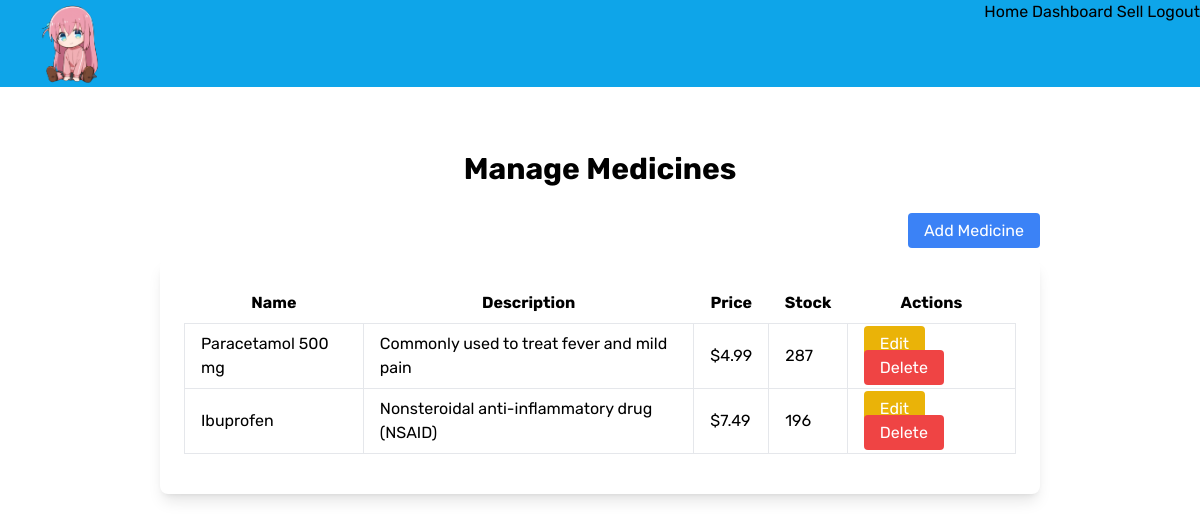
Page /pharmacist/manage_medicines/ (signed in) on the earlier database version.
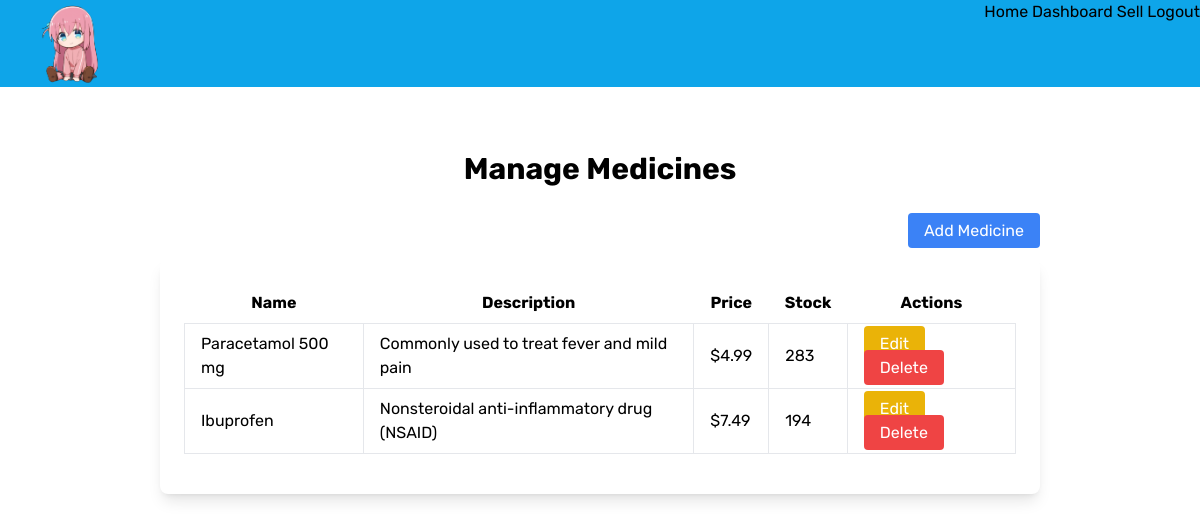
Same page on the later database version.
### healthPrediction/models.py (models this page shows, shortened)
class Medicine(models.Model):
    pharmacist = models.ForeignKey(User, on_delete=models.CASCADE, limit_choices_to={'role': 'PHARMACIST'})
    name = models.CharField(max_length=100)
    description = models.TextField()
    price = models.DecimalField(max_digits=10, decimal_places=2)
    stock = models.IntegerField()
    image = models.ImageField(upload_to='medicine_images/', null=True, blank=True)

### healthPrediction/views.py (the view)
# urls.py: path('pharmacist/manage_medicines/', views.manage_medicines, name='manage_medicines'),
@login_required
def manage_medicines(request):
    medicines = Medicine.objects.filter(pharmacist=request.user)
    print(Medicine)
    return render(request, PHARMACIST_DIR + 'manage_medicines.html', {'medicines': medicines})

### healthPrediction/templates/pharmacist/manage_medicines.html (shortened to what this page needs)
{% extends './layout.html' %}
{% block body %}
<h1 class="text-3xl font-bold mb-8 text-center">Manage Medicines</h1>
<div class="text-right mb-4">
    <a href="{% url 'add_medicine' %}" class="bg-blue-500 text-white py-2 px-4 rounded hover:bg-blue-700 transition duration-300">Add Medicine</a>
</div>
<div class="bg-white p-6 rounded-lg shadow-lg">
    <table class="table-auto w-full mb-4">
        <thead>
            <tr>
                <th class="px-4 py-2">Name</th>
                <th class="px-4 py-2">Description</th>
                <th class="px-4 py-2">Price</th>
                <th class="px-4 py-2">Stock</th>
                <th class="px-4 py-2">Actions</th>
            </tr>
        </thead>
        <tbody>
            {% for medicine in medicines %}
            <tr>
                <td class="border px-4 py-2">{{ medicine.name }}</td>
                <td class="border px-4 py-2">{{ medicine.description }}</td>
                <td class="border px-4 py-2">${{ medicine.price }}</td>
                <td class="border px-4 py-2">{{ medicine.stock }}</td>
                <td class="border px-4 py-2">
                    <a href="{% url 'edit_medicine' medicine.id %}" class="bg-yellow-500 text-white py-2 px-4 rounded hover:bg-yellow-700 transition duration-300">Edit</a>
                    <a href="{% url 'delete_medicine' medicine.id %}" class="bg-red-500 text-white py-2 px-4 rounded hover:bg-red-700 transition duration-300">Delete</a>
                </td>
            </tr>
            {% endfor %}
        </tbody>
    </table>
</div>
{% endblock %}

Differences in the rows shown:
changed Medicine "Paracetamol 500 mg": stock "287" → "283"
changed Medicine "Ibuprofen": stock "196" → "194"
